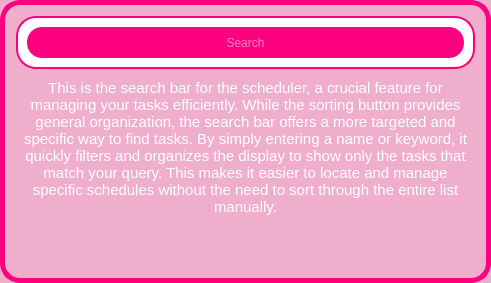
               <widget class="QFrame" name="frame_22">
                <property name="minimumSize">
                 <size>
                  <width>491</width>
                  <height>279</height>
                 </size>
                </property>
                <property name="styleSheet">
                 <string notr="true">background-color: rgb(238, 174, 204);
border-radius: 20px;
border: 5px solid  rgb(252, 2, 128);
</string>
                </property>
                <property name="frameShape">
                 <enum>QFrame::StyledPanel</enum>
                </property>
                <property name="frameShadow">
                 <enum>QFrame::Raised</enum>
                </property>
                <layout class="QGridLayout" name="gridLayout_32">
                 <item row="0" column="0">
                  <widget class="QFrame" name="frame_23">
                   <property name="sizePolicy">
                    <sizepolicy hsizetype="Expanding" vsizetype="Fixed">
                     <horstretch>0</horstretch>
                     <verstretch>0</verstretch>
                    </sizepolicy>
                   </property>
                   <property name="minimumSize">
                    <size>
                     <width>431</width>
                     <height>0</height>
                    </size>
                   </property>
                   <property name="maximumSize">
                    <size>
                     <width>16777215</width>
                     <height>91</height>
                    </size>
                   </property>
                   <property name="styleSheet">
                    <string notr="true">background-color: rgb(255, 255, 255);
border-radius: 20px;
border: 2px solid  rgb(252, 2, 128);
</string>
                   </property>
                   <property name="frameShape">
                    <enum>QFrame::StyledPanel</enum>
                   </property>
                   <property name="frameShadow">
                    <enum>QFrame::Raised</enum>
                   </property>
                   <layout class="QGridLayout" name="gridLayout_33">
                    <item row="0" column="0">
                     <widget class="QLineEdit" name="lineEdit_8">
                      <property name="enabled">
                       <bool>false</bool>
                      </property>
                      <property name="minimumSize">
                       <size>
                        <width>401</width>
                        <height>31</height>
                       </size>
                      </property>
                      <property name="styleSheet">
                       <string notr="true">border-radius: 15px;
background-color: rgb(252, 2, 128);
color: rgb(255, 255, 255);
font: 87 12pt &quot;Arial Black&quot;;
border:none;</string>
                      </property>
                      <property name="alignment">
                       <set>Qt::AlignCenter</set>
                      </property>
                      <property name="placeholderText">
                       <string>Search</string>
                      </property>
                     </widget>
                    </item>
                   </layout>
                  </widget>
                 </item>
                 <item row="1" column="0">
                  <widget class="QTextBrowser" name="textBrowser_4">
                   <property name="minimumSize">
                    <size>
                     <width>401</width>
                     <height>0</height>
                    </size>
                   </property>
                   <property name="styleSheet">
                    <string notr="true">border: none;</string>
                   </property>
                   <property name="html">
                    <string>&lt;!DOCTYPE HTML PUBLIC &quot;-//W3C//DTD HTML 4.0//EN&quot; &quot;http://www.w3.org/TR/REC-html40/strict.dtd&quot;&gt;
&lt;html&gt;&lt;head&gt;&lt;meta name=&quot;qrichtext&quot; content=&quot;1&quot; /&gt;&lt;style type=&quot;text/css&quot;&gt;
p, li { white-space: pre-wrap; }
&lt;/style&gt;&lt;/head&gt;&lt;body style=&quot; font-family:'.AppleSystemUIFont'; font-size:13pt; font-weight:400; font-style:normal;&quot;&gt;
&lt;p align=&quot;center&quot; style=&quot; margin-top:0px; margin-bottom:0px; margin-left:0px; margin-right:0px; -qt-block-indent:0; text-indent:0px;&quot;&gt;&lt;span style=&quot; font-family:'Courier New'; font-size:11pt; color:#ffffff;&quot;&gt;This is the search bar for the scheduler, a crucial feature for managing your tasks efficiently. While the sorting button provides general organization, the search bar offers a more targeted and specific way to find tasks. By simply entering a name or keyword, it quickly filters and organizes the display to show only the tasks that match your query. This makes it easier to locate and manage specific schedules without the need to sort through the entire list manually.&lt;/span&gt;&lt;/p&gt;&lt;/body&gt;&lt;/html&gt;</string>
                   </property>
                  </widget>
                 </item>
                </layout>
               </widget>
